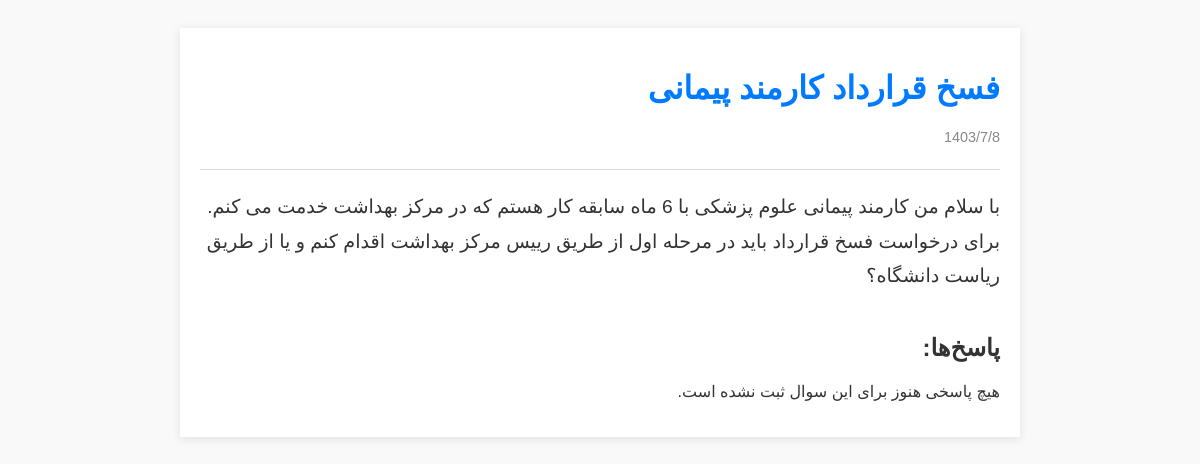
/question/2/, run on an earlier commit of the app's database.
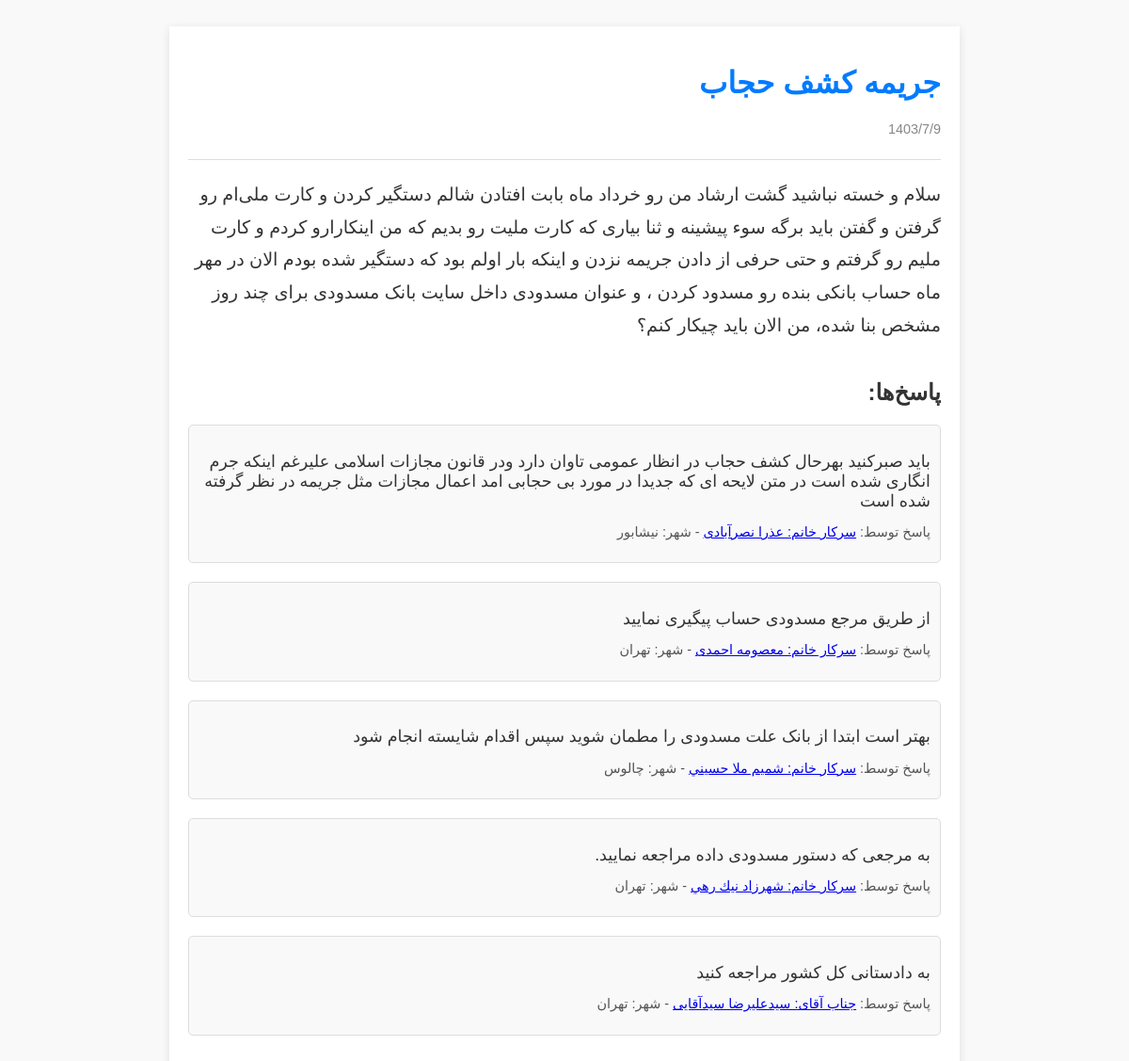
And on a later commit of the database.
### core/models.py (models this page shows, shortened)
class Question(models.Model):
    id = models.AutoField(primary_key=True)
    date = models.CharField(max_length=255)
    title = models.CharField(max_length=255)
    text = models.TextField()

class Answer(models.Model):
    id = models.AutoField(primary_key=True)
    question = models.ForeignKey(Question, related_name='answers', on_delete=models.CASCADE)
    lawyer = models.ForeignKey(Lawyer, on_delete=models.SET_NULL, null=True)
    text = models.TextField()

class Lawyer(models.Model):
    id = models.CharField(primary_key=True, max_length=255)
    name = models.CharField(max_length=255)
    city = models.CharField(max_length=255)

### core/views.py (the view)
# urls.py: path('question/<int:pk>/', views.QuestionDetailView.as_view(), name='question_detail'),
class QuestionDetailView(generic.DetailView):
    model = Question
    template_name = 'core/question_detail.html'
    context_object_name = 'question'

### core/templates/core/question_detail.html (shortened to what this page needs)
<!DOCTYPE html>
<html lang="fa">
<head>
</head>
<body>
<div class="container">
    <div class="question-header">
        <h1 class="question-title">{{ question.title }}</h1>
        <p class="question-date">{{ question.date }}</p>
    </div>
    <div class="question-text">
        {{ question.text }}
    </div>
    <div class="answers-section">
        <h2>پاسخ‌ها:</h2>
        {% for answer in question.answers.all %}
            <div class="answer-item">
                <p class="answer-text">{{ answer.text }}</p>
                <p class="answer-lawyer">
                    پاسخ توسط:
                    <a href="{% url 'lawyer_detail' answer.lawyer.id %}">{{ answer.lawyer.name }}</a>
                    - شهر: {{ answer.lawyer.city }}
                </p>
            </div>
        {% empty %}
            <p>هیچ پاسخی هنوز برای این سوال ثبت نشده است.</p>
        {% endfor %}
    </div>
</div>
</body>
</html>

What changed in the data, as far as the page shows it:
changed Question: title "فسخ قرارداد کارمند پیمانی" → "جریمه کشف حجاب"; date "1403/7/8" → "1403/7/9"; text "با سلام من کارمند پیمانی علوم پزشکی با 6 ماه سابقه کار هستم که در مرکز بهداشت خدمت می کنم. برای درخواست فسخ قرارداد باید در مرحله اول از طریق رییس مرکز بهداشت اقدام کنم و یا از طریق ریاست دانشگاه؟" → "سلام و خسته نباشید گشت ارشاد من رو خرداد ماه بابت افتادن شالم دستگیر کردن و کارت ملی‌ام رو گرفتن و گفتن باید برگه سوء پیشینه و ثنا بیاری که کارت ملیت رو بدیم که من اینکارارو کردم و کارت ملیم رو گرفتم و حتی حرفی از دادن جریمه نزدن و اینکه بار اولم بود که دستگیر شده بودم الان در مهر ماه حساب بانکی بنده رو مسدود کردن ، و عنوان مسدودی داخل سایت بانک مسدودی برای چند روز مشخص بنا شده، من الان باید چیکار کنم؟"
now on this page (row edited): Answer: text "باید صبرکنید بهرحال کشف حجاب در انظار عمومی تاوان دارد ودر قانون مجازات اسلامی علیرغم اینکه جرم انگاری شده است در متن لایحه ای که جدیدا در مورد بی حجابی امد اعمال مجازات مثل جریمه در نظر گرفته شده است", lawyer.name "سرکار خانم: عذرا نصرآبادی", lawyer.city "نیشابور"
now on this page (row edited): Answer: text "از طریق مرجع مسدودی حساب پیگیری نمایید", lawyer.name "سرکار خانم: معصومه احمدی", lawyer.city "تهران"
now on this page (row edited): Answer: text "بهتر است ابتدا از بانک علت مسدودی را مطمان شوید سپس اقدام شایسته انجام شود", lawyer.name "سرکار خانم: شميم ملا حسيني", lawyer.city "چالوس"
now on this page (row edited): Answer: text "به مرجعی که دستور مسدودی داده مراجعه نمایید.", lawyer.name "سرکار خانم: شهرزاد نيك رهي", lawyer.city "تهران"
now on this page (row edited): Answer: text "به دادستانی کل کشور مراجعه کنید", lawyer.name "جناب آقای: سیدعلیرضا سیدآقایی", lawyer.city "تهران"
Also different on the page:
text no longer shown: "هیچ پاسخی هنوز برای این سوال ثبت نشده است."
